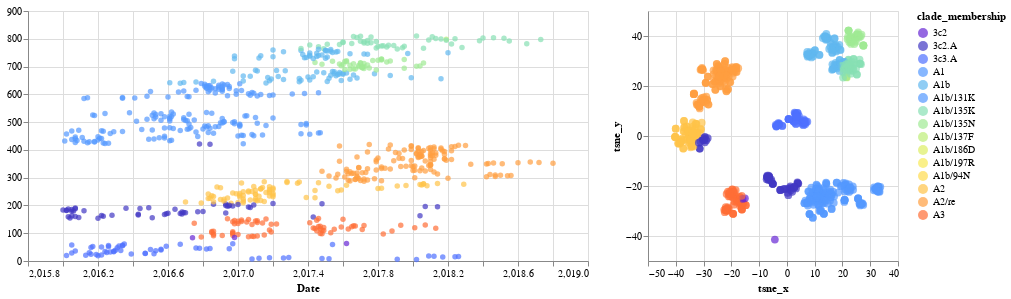

Notebook code for this chart:
### Code cell
list_of_chart = linking_tree_with_plots_brush(
    merged_tsne_df_ha,
    ['tsne_x','tsne_y'],
    ['tsne_x','tsne_y'],
    'clade_membership:N',
    ["strain:N", "clade_membership:N"],
    domain,
    range_
)
chart_tsne = list_of_chart[0]|list_of_chart[1]
chart_tsne

### Figure 1 — Vega-Lite specification as saved in the notebook (floating-point values rounded to 4 significant figures; data arrays with more than 128 entries replaced by an {"elided": "..."} marker saying what was removed)
{"config": {"view": {"continuousWidth": 400, "continuousHeight": 300}}, "hconcat": [{"mark": "circle", "encoding": {"color": {"condition": {"type": "nominal", "field": "clade_membership", "scale": {"domain": ["3c2", "3c2.A", "3c3.A", "A1", "A1b", "A1b/131K", "A1b/135K", "A1b/135N", "A1b/137F", "A1b/186D", "A1b/197R", "A1b/94N", "A2", "A2/re", "A3"], "range": ["#6626d4", "#4138c3", "#4e70ff", "#5499ff", "#61b8f0", "#5499ff", "#87dfb3", "#a0e994", "#bdee78", "#ddee64", "#f8e957", "#ffdb4e", "#ffc348", "#ff9e40", "#ff6e36"]}, "selection": "selector066"}, "value": "gray"}, "tooltip": [{"type": "nominal", "field": "strain"}, {"type": "nominal", "field": "clade_membership"}], "x": {"type": "quantitative", "field": "date", "scale": {"domain": [2016.0, 2019.0]}, "title": "Date"}, "y": {"type": "quantitative", "field": "y", "title": ""}}, "height": 250, "selection": {"selector066": {"type": "interval", "resolve": "global"}}, "width": 560}, {"mark": {"type": "circle", "size": 60}, "encoding": {"color": {"condition": {"type": "nominal", "field": "clade_membership", "scale": {"domain": ["3c2", "3c2.A", "3c3.A", "A1", "A1b", "A1b/131K", "A1b/135K", "A1b/135N", "A1b/137F", "A1b/186D", "A1b/197R", "A1b/94N", "A2", "A2/re", "A3"], "range": ["#6626d4", "#4138c3", "#4e70ff", "#5499ff", "#61b8f0", "#5499ff", "#87dfb3", "#a0e994", "#bdee78", "#ddee64", "#f8e957", "#ffdb4e", "#ffc348", "#ff9e40", "#ff6e36"]}, "selection": "selector066"}, "value": "gray"}, "tooltip": [{"type": "nominal", "field": "strain"}, {"type": "nominal", "field": "clade_membership"}], "x": {"type": "quantitative", "field": "tsne_x", "title": "tsne_x"}, "y": {"type": "quantitative", "field": "tsne_y", "title": "tsne_y"}}, "height": 250, "selection": {"selector066": {"type": "interval", "resolve": "global"}}, "width": 250}], "data": {"name": "data-dc3c4dd8c705e6c36c470fbc5759edbd"}, "$schema": "https://vega.github.io/schema/vega-lite/v4.8.1.json", "datasets": {"data-dc3c4dd8c705e6c36c470fbc5759edbd": {"elided": "810 records"}}}
